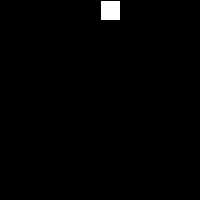
Frame 1 (no input)
Frame 60 (the mouse pressed at the canvas centre just before this capture): identical to frame 1, image omitted
Frame 120 (the mouse held since frame 60 and released just before this capture): identical to frame 1, image omitted

The Processing sketch that drew this single still picture (run headless with seeded random() and noise(); from frame 60 on, the mouse is pressed at the canvas centre):

// Processing sketch: processing_78184
// ── processing_78184.pde

/*One rectangle is drawn on screen in this example.
Answer the question provided in the comments 

Developed by Laura Maye, University of Limerick*/
 
/* Q: Modify this code so that, when a key is pressed,
   a rectangle draws 20 pixels underneath the previous one.
   This should continuously happen when a key is pressd
*/


int x = 0;
int y = 0;

void setup()
{
  size(200, 200);
  background(0);
  y = 0;
  x = width/2;
}

void draw()
{
  rect(x, y*40, 20, 20);
}

void keyPressed()
{
  y = y + 1;
}
